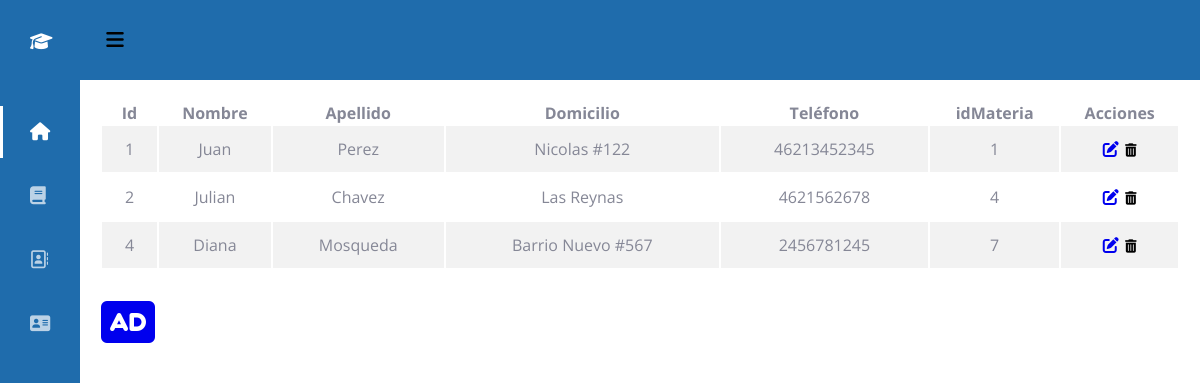
The app's page /profesor.php with its own data.
### tables this page shows
CREATE TABLE `profesor` (
  `idProfesor` int(11) NOT NULL,
  `Nombre` varchar(45) NOT NULL,
  `Apellido` varchar(45) NOT NULL,
  `Domicilio` text NOT NULL,
  `Tel` bigint(20) NOT NULL,
  `IdMateria` int(11) NOT NULL
);

### profesor.php (the view, shortened to what this page needs)
<!DOCTYPE html>
<html lang="en">
<head>
    <link rel="stylesheet" href="css/estilos.css">
    <link rel="stylesheet" href="css/tabla.css">
</head>
<body id="body">
    <header>
        <div class="icon__menu">
            <i class="fas fa-bars" id="btn_open"></i>
        </div>
    </header>
    <div class="menu__side" id="menu_side">
<div class="name__page">
    <i class="fa fa-mortar-board"></i>
    <h4>Escuela</h4>
</div>
<div class="options__menu">
    <a href="index.php" class="selected">
        <div class="option">
            <i class="fa fa-home" title="Inicio"></i>
            <h4>Inicio</h4>
        </div>
    </a>
    <a href="materia.php">
        <div class="option">
            <i class="fa fa-book" title="Blog"></i>
            <h4>Materia</h4>
        </div>
    </a>
    <a href="alumno.php">
        <div class="option">
            <i class="fa fa-address-book-o" title="Portafolio"></i>
            <h4>Alumnos</h4>
        </div>
    </a>
    <a href="profesor.php">
        <div class="option">
            <i class="fa fa-address-card" title="Cursos"></i>
            <h4>Profesores</h4>
        </div>
    </a>
</div>
</div>
    <main>
    <div class="row">
		<div class="col-lg-12">
			<div class="table-responsive">
				<table class="table table-striped table-bordered" id="table">
					<thead class="thead-dark">
						<tr>
                            <th>Id</th>
							<th>Nombre</th>
							<th>Apellido</th>
							<th>Domicilio</th>
                            <th>Teléfono</th>
                            <th>idMateria</th>
							<th>Acciones</th>
						</tr>
					</thead>
					<tbody>
						<?php
						include "conexion.php";
						$query = mysqli_query($conexion, "SELECT * FROM profesor");
						$result = mysqli_num_rows($query);
						if ($result > 0) {
							while ($data = mysqli_fetch_assoc($query)) { ?>
								<tr class="campos">
                                    <td><?php echo $data['idProfesor']; ?></td>
									<td><?php echo $data['Nombre']; ?></td>
									<td><?php echo $data['Apellido']; ?></td>
									<td><?php echo $data['Domicilio']; ?></td>
                                    <td><?php echo $data['Tel']; ?></td>
                                    <td><?php echo $data['IdMateria']; ?></td>
									<td>
										<a href="editar.php?id=<?php echo $data['idProfesor']; ?>" class="btn btn-success"><i class='fas fa-edit'></i></a>
										<form action="eliminar_profesor.php?id=<?php echo $data['idProfesor']; ?>" method="post" class="confirmar d-inline">
											<button class="btn btn-danger" type="submit"><i class='fas fa-trash-alt'></i> </button>
										</form>
									</td>
								</tr>
						<?php }
						} ?>
					</tbody>
				</table>
			</div>
		</div>
	</div>
    <div class="d-sm-flex align-items-center justify-content-between mb-4">
        <a href="agregar_profesor.php" class="btn btn-add"><i class='fas fa-audio-description'></i></a>
    </div>
    </main>
</body>
</html>

### css/estilos.css (style rules this page uses)
* { margin: 0; padding: 0; box-sizing: border-box; text-decoration: none; font-family: 'Open Sans', sans-serif; }
body { margin-left: 80px; margin-top: 80px; transition: margin-left 300ms cubic-bezier(0.785, 0.135, 0.15, 0.86); }
main { padding: 20px; }
header { width: 100%; height: 80px; background: #1f6cac; display: flex; align-items: center; position: fixed; top: 0; z-index: 200; }
.icon__menu { width: 50px; height: 100%; display: flex; justify-content: center; align-items: center; transform: translateX(10px); }
.icon__menu i { font-size: 20px; cursor: pointer; position: absolute; }
.menu__side { width: 80px; height: 100%; background: #1f6cac; position: fixed; top: 0; left: 0; color: white; font-size: 18px; z-index: 300; overflow: hidden; overflow-y: scroll; border-right: 20px solid #1f6cac; transition: all 300ms cubic-bezier(0.785, 0.135, 0.15, 0.86); }
.menu__side { -ms-overflow-style: none; scrollbar-width: none; }
.name__page { padding: 20px 30px; display: flex; align-items: center; margin-top: 10px; }
.name__page i { width: 20px; margin-right: 20px; }
.options__menu { padding: 20px 30px; position: absolute; top: 80px; }
.options__menu a { color: #ffffffb2; cursor: default; display: block; position: relative; transition: color 300ms; }
.options__menu .option { padding: 20px 0px; display: flex; align-items: center; position: relative; }
.options__menu .option i { width: 20px; margin-right: 20px; cursor: pointer; }
.options__menu .option h4 { font-weight: 300; cursor: pointer; }
a.selected { color: #fff; }
.selected:before { content: ''; width: 3px; height: 80%; background: white; position: absolute; top: 10%; left: -30px; }

### css/tabla.css (style rules this page uses)
.table { width:100%; margin-bottom:1rem; color:#858796 }
.table-striped tbody tr:nth-of-type(2n+1) { background-color: rgba(0,0,0,.05); }
.campos { text-align:center; text-decoration: none; }
.table td { padding: .75rem; vertical-align: top; }
.d-inline { display: inline !important; }
.btn { background-color: transparent; border: 1px solid transparent; border-top-color: transparent; border-right-color: transparent; border-bottom-color: transparent; border-left-color: transparent; }
.btn-add { font-size: 3rem; line-height: 1.5; border-radius: .35rem; }

### records on screen
profesor: idProfesor "1", Nombre "Juan", Apellido "Perez", Domicilio "Nicolas #122", Tel "46213452345", IdMateria "1"
profesor: idProfesor "2", Nombre "Julian", Apellido "Chavez", Domicilio "Las Reynas", Tel "4621562678", IdMateria "4"
profesor: idProfesor "4", Nombre "Diana", Apellido "Mosqueda", Domicilio "Barrio Nuevo #567", Tel "2456781245", IdMateria "7"
